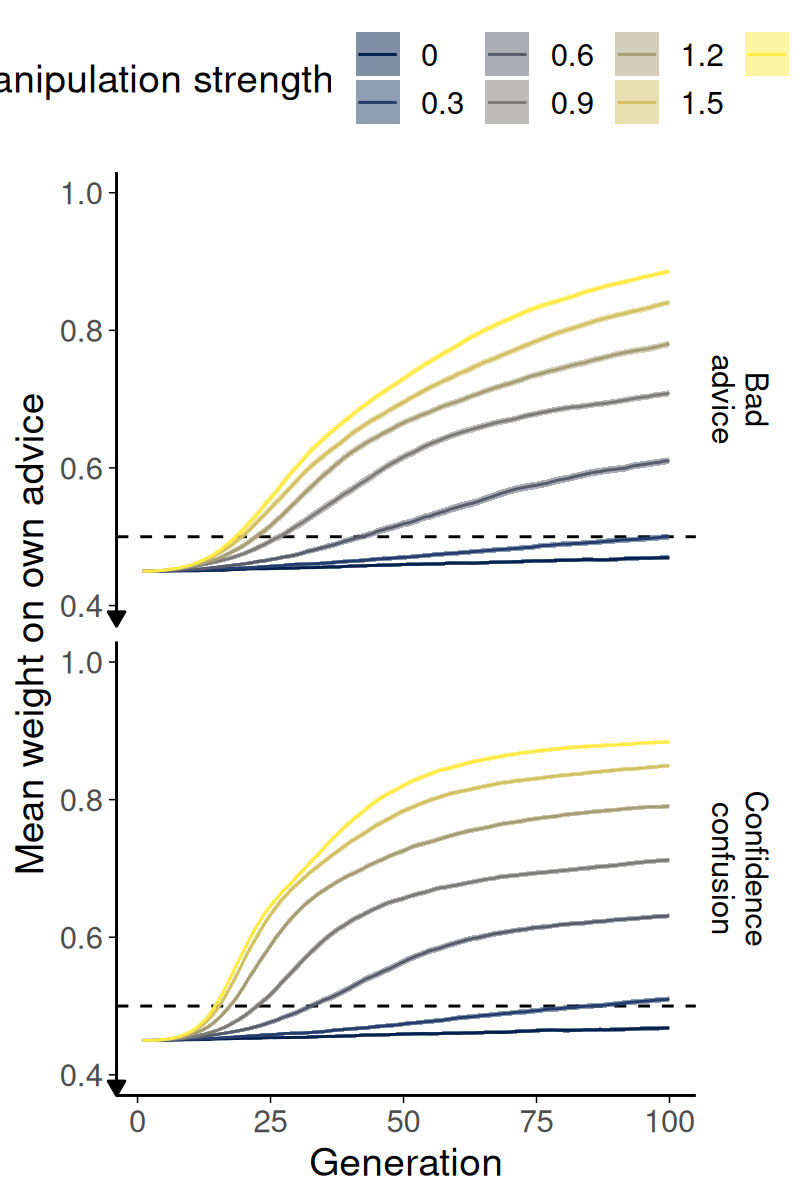

This chart was generated by the following R code:
# Simulation figure (like thesis but with middle facet dropped)

source('scripts_and_filters/general_setup.R')
source('papers/rational-egocentric-discounting/helpers.R')

fName <- "cache/evo-ego-bias.Rdata"
data_url <- "https://zenodo.org/record/5543918/files/evo-ego-bias.Rdata?download=1"

if (!file.exists(fName)) {
  # Download cached data
  curl::curl_download(
    data_url,
    fName
  )
}

load(fName)

d %>% 
  select(-run) %>%
  mutate(
    scenario = str_replace(scenario, "communication", "confusion"),
    scenario = str_to_sentence(scenario),
    scenario = str_replace(scenario, " ", "\n"),
    scenario = factor(
      scenario,
      levels = c("Bad\nadvice", "Noisy\nadvice", "Confidence\nconfusion")
    ),
    across(-c(generation, starts_with("selfWeight")), factor)
  ) %>%
  group_by(generation, corruption, scenario, model) %>%
  filter(scenario != "Noisy\nadvice") %>%
  summarise(across(everything(), mean), .groups = "drop") %>%
  ggplot(aes(
    x = generation, y = selfWeight_mean, fill = corruption, colour = corruption
  )) +
  geom_hline(yintercept = .5, linetype = "dashed") +
  geom_ribbon(aes(ymin = selfWeight_ci95_min, ymax = selfWeight_ci95_max), alpha = .5, colour = NA) +
  stat_summary(geom = "line", fun = mean) +
  facet_grid(scenario ~ .) +
  scale_fill_viridis_d(
    option = "E", 
    name = "Manipulation strength",
    aesthetics = c("colour", "fill")
  ) +
  scale_y_continuous(limits = c(.4, 1)) +
  labs(
    x = "Generation",
    y = "Mean weight on own advice"
  ) +
  broken_axis_bottom

save_figure(filename = "./papers/rational-egocentric-discounting/sim-figure.png")
